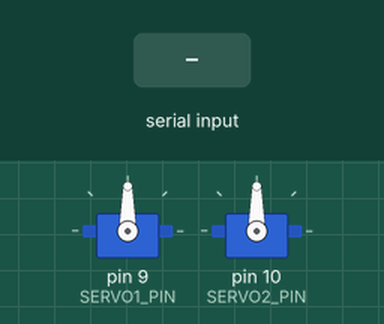
Bench run of a sketch on a simulated Arduino Uno, built with avr-gcc and run on an emulated ATmega328P. Shown: 2 × servo. The test bench sets the inputs (shaded band). What the sketch prints to the serial monitor is not drawn.

Above: at 2.2 s.
2.3 s: "1" received over the second serial link
At 2.45 s:
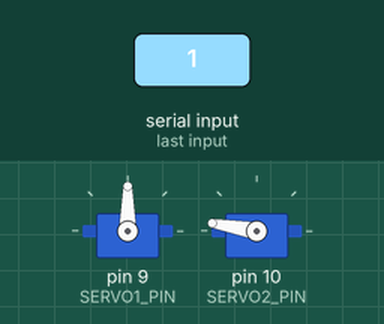
4.1 s: "0" received over the second serial link
At 4.25 s:
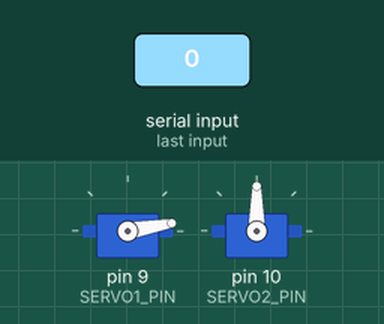
Timing chart, 0 to 7.1 s (numbered marks = the images above; inputs shaded):
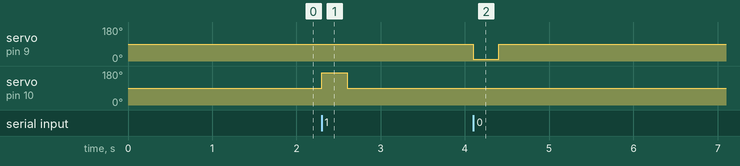

The sketch:

smart_switch_arduino_nano.ino
```cpp
#include <Servo.h>
#include <SoftwareSerial.h>

// ── BLE 모듈 핀 설정 (D2=RX, D3=TX) ─────────────────
// 나노 D2핀 → BLE TXD 연결
// 나노 D3핀 → BLE RXD 연결
SoftwareSerial bleSerial(2, 3);  // (RX, TX)

// ── 서보 핀 설정 ─────────────────────────────────────
const int SERVO1_PIN = 9;   // D9~  서보1 (OFF 담당)
const int SERVO2_PIN = 10;  // D10~ 서보2 (ON 담당)

// ── 각도 설정 ─────────────────────────────────────────
const int S1_REST = 90;
const int S1_PUSH = 10;     // 0
const int S2_REST = 90;
const int S2_PUSH = 170;    // 180
const int PUSH_DELAY   = 300;
const int RETURN_DELAY = 500;

Servo servo1;
Servo servo2;

void setup() {
  Serial.begin(9600);       // PC 시리얼 모니터
  bleSerial.begin(9600);    // BLE 모듈 통신

  servo1.attach(SERVO1_PIN);
  servo2.attach(SERVO2_PIN);
  servo1.write(S1_REST);
  servo2.write(S2_REST);
  delay(1000);

  Serial.println("나노 스마트 스위치 준비 완료!");
}

void loop() {
  if (bleSerial.available()) {
    char cmd = bleSerial.read();
    Serial.print("수신: ");
    Serial.println(cmd);

    if (cmd == '1') {
      Serial.println("불 켜기 → 서보2 동작");
      turnON();
      bleSerial.println("ON");
    }
    else if (cmd == '0') {
      Serial.println("불 끄기 → 서보1 동작");
      turnOFF();
      bleSerial.println("OFF");
    }
  }
}

void turnON() {
  servo2.write(S2_PUSH);
  delay(PUSH_DELAY);
  servo2.write(S2_REST);
  delay(RETURN_DELAY);
  Serial.println("서보2 복귀 완료");
}

void turnOFF() {
  servo1.write(S1_PUSH);
  delay(PUSH_DELAY);
  servo1.write(S1_REST);
  delay(RETURN_DELAY);
  Serial.println("서보1 복귀 완료");
}
```

Measured:
- after the input at 2.3 s, servo on pin 10 (SERVO2_PIN): 90° → 170° at once, → 90° 0.30 s later
- after the input at 4.1 s, servo on pin 9 (SERVO1_PIN): 90° → 10° at once, → 90° 0.30 s later
